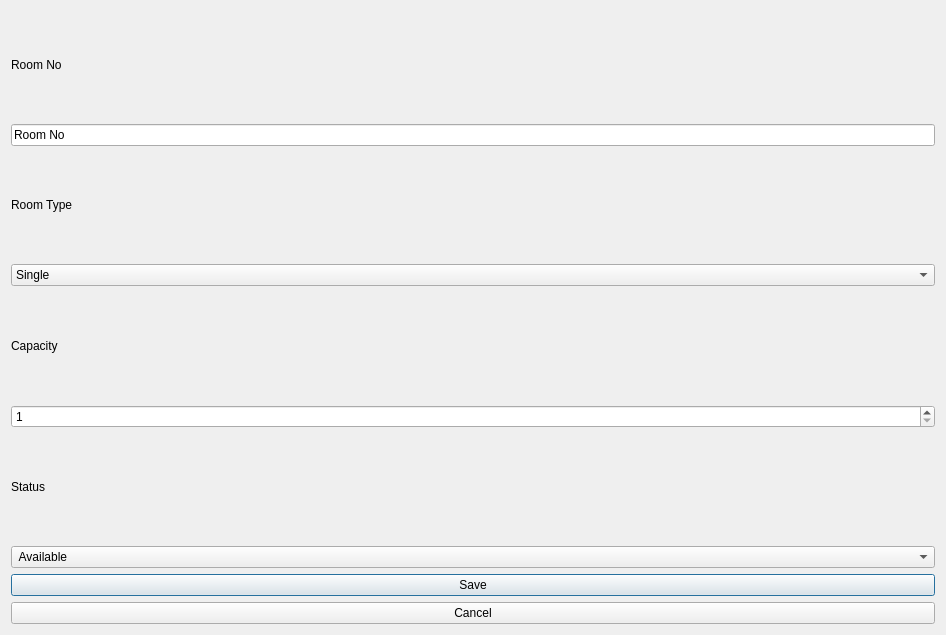
<?xml version="1.0" encoding="UTF-8"?>
<ui version="4.0">
 <class>AddRoom</class>
 <widget class="QDialog" name="AddRoom">
  <property name="geometry">
   <rect>
    <x>0</x>
    <y>0</y>
    <width>946</width>
    <height>635</height>
   </rect>
  </property>
  <property name="windowTitle">
   <string>Dialog</string>
  </property>
  <layout class="QVBoxLayout" name="verticalLayout">
   <item>
    <widget class="QLabel" name="labelRoomNo">
     <property name="text">
      <string>Room No</string>
     </property>
    </widget>
   </item>
   <item>
    <widget class="QLineEdit" name="lineEditRoomNo">
     <property name="text">
      <string>Room No</string>
     </property>
    </widget>
   </item>
   <item>
    <widget class="QLabel" name="labelRoomType">
     <property name="text">
      <string>Room Type</string>
     </property>
    </widget>
   </item>
   <item>
    <widget class="QComboBox" name="comboBoxRoomType">
     <item>
      <property name="text">
       <string>Single</string>
      </property>
     </item>
     <item>
      <property name="text">
       <string>Double</string>
      </property>
     </item>
     <item>
      <property name="text">
       <string>Triple</string>
      </property>
     </item>
    </widget>
   </item>
   <item>
    <widget class="QLabel" name="labelCapacity">
     <property name="text">
      <string>Capacity</string>
     </property>
    </widget>
   </item>
   <item>
    <widget class="QSpinBox" name="spinBoxCapacity">
     <property name="minimum">
      <number>1</number>
     </property>
     <property name="maximum">
      <number>10</number>
     </property>
    </widget>
   </item>
   <item>
    <widget class="QLabel" name="labelStatus">
     <property name="text">
      <string>Status</string>
     </property>
    </widget>
   </item>
   <item>
    <widget class="QComboBox" name="comboBoxStatus">
     <item>
      <property name="text">
       <string> Available</string>
      </property>
     </item>
     <item>
      <property name="text">
       <string>Occupied</string>
      </property>
     </item>
    </widget>
   </item>
   <item>
    <widget class="QPushButton" name="pushButtonSave">
     <property name="text">
      <string>Save</string>
     </property>
    </widget>
   </item>
   <item>
    <widget class="QPushButton" name="pushButtonCancel">
     <property name="text">
      <string>Cancel</string>
     </property>
    </widget>
   </item>
  </layout>
 </widget>
 <resources/>
 <connections/>
</ui>
